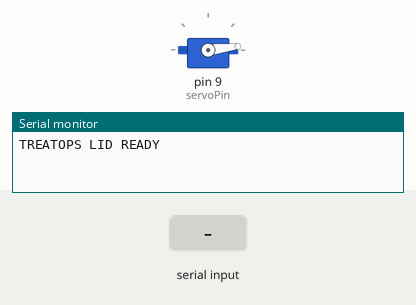
Recording of a sketch running on a simulated Arduino Uno, built with avr-gcc and run on an emulated ATmega328P. Parts: servo, the last lines printed to the serial monitor. The test bench sets the inputs (shaded band).

Above: at 1.2 s.
1.3 s: "LID CLOSE\n" received over Serial
At 2.0 s:
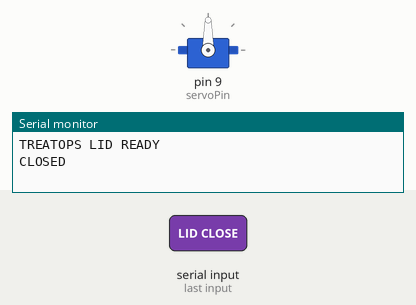
2.8 s: "LID OPEN\n" received over Serial
At 3.1 s:
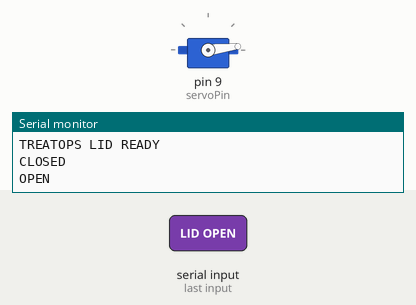
Timing chart, 0 to 5.8 s (numbered marks = the images above; inputs shaded):
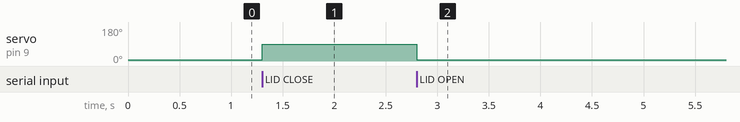

The sketch:

lid.ino
```cpp
/*
  TREATOPS: the candy box's lid. An Arduino Uno on the laptop's USB, with the SG90 servo's signal (orange
  wire) on pin 9.

  The laptop (laptop/lid.py) sends one line per command over serial at 115200:
    LID CLOSE   swing the lid down over the candy
    LID OPEN    back up
  and the board answers with the lid's new state ("CLOSED" / "OPEN"). It starts open.
*/
#include <Servo.h>

Servo lidServo;
const int servoPin = 9;    // orange wire
const int openPos = 7;     // 10 degrees closer to the horizon than vertical (0)
const int closedPos = 90;  // swings 83 degrees down to close

void setup() {
  Serial.begin(115200);
  lidServo.attach(servoPin);
  lidServo.write(openPos);
  Serial.println("TREATOPS LID READY");
}

void loop() {
  if (!Serial.available()) return;
  String command = Serial.readStringUntil('\n');
  command.trim();
  if (command == "LID CLOSE") {
    lidServo.write(closedPos);
    Serial.println("CLOSED");
  } else if (command == "LID OPEN") {
    lidServo.write(openPos);
    Serial.println("OPEN");
  }
}
```

Measured:
- after the input at 1.3 s, servo on pin 9 (servoPin): 7° → 90° at once
- after the input at 2.8 s, servo on pin 9 (servoPin): 90° → 7° at once
